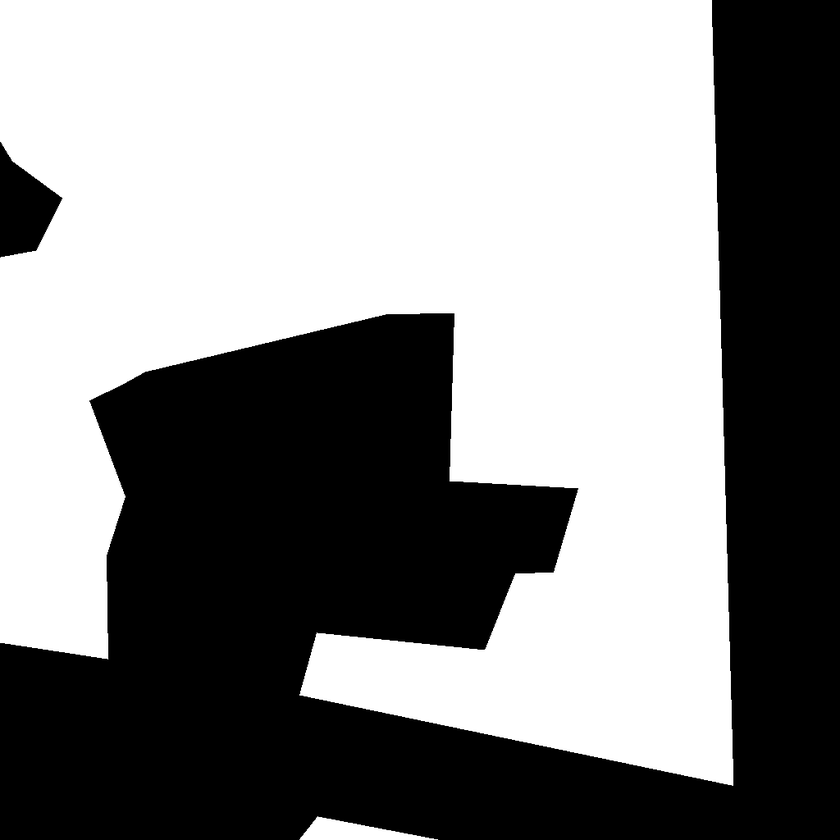
#> input picture datasets/binary_agriculture/3050_mask.png, 840 x 840 px, shrunk from 1024 x 1024 before the run
$ python slit.py
#> lines starting #> are read from the running program, lines starting #| are printed output that depends on the picture; after the words box and inside, x2 and y2 are one past the last pixel; in counts of white or black regions, pixels touching at a corner belong together
import cv2
import numpy as np
import os

def split_mask_areas(mask_path, output_folder="split_masks"):
    """
    Memisahkan setiap area (kontur) dalam mask menjadi gambar tersendiri.

    :param mask_path: Path ke gambar mask biner
    :param output_folder: Folder untuk menyimpan hasil split mask
    """
#> called with mask_path = '3050_mask.png', output_folder = 'split_masks'
    # Buat folder output jika belum ada
    os.makedirs(output_folder, exist_ok=True)

    # Baca mask dalam mode grayscale
    mask = cv2.imread(mask_path, cv2.IMREAD_GRAYSCALE)
#> mask is the input picture: shape (840, 840); min 0, max 255, mean 139.8

    # Binarisasi gambar (pastikan hanya 0 dan 255)
    _, binary_mask = cv2.threshold(mask, 128, 255, cv2.THRESH_BINARY)
#> binary_mask: shape (840, 840); 54.8% white; 2 black regions

    # Temukan kontur
    contours, _ = cv2.findContours(binary_mask, cv2.RETR_EXTERNAL, cv2.CHAIN_APPROX_SIMPLE)
#> contours = 2 contours; box (x1, y1, x2, y2) and area: (0, 0, 733, 786) 383084, (300, 816, 438, 840) 1516

    # Loop untuk setiap area yang ditemukan
    for idx, contour in enumerate(contours):
        # Buat mask kosong untuk setiap area
        area_mask = np.zeros_like(mask)

        # Gambar area pada mask kosong
        cv2.drawContours(area_mask, [contour], -1, 255, thickness=cv2.FILLED)

        # Simpan hasil sebagai gambar baru
        output_path = os.path.join(output_folder, f"mask_area_{idx}.png")
        cv2.imwrite(output_path, area_mask)
        print(f"Saved: {output_path}")
#> this loop made 2 passes
#| Saved: split_masks/mask_area_0.png
#| Saved: split_masks/mask_area_1.png
#> pass 1, in split_mask_areas, `cv2.imwrite(output_path, area_mask)`:
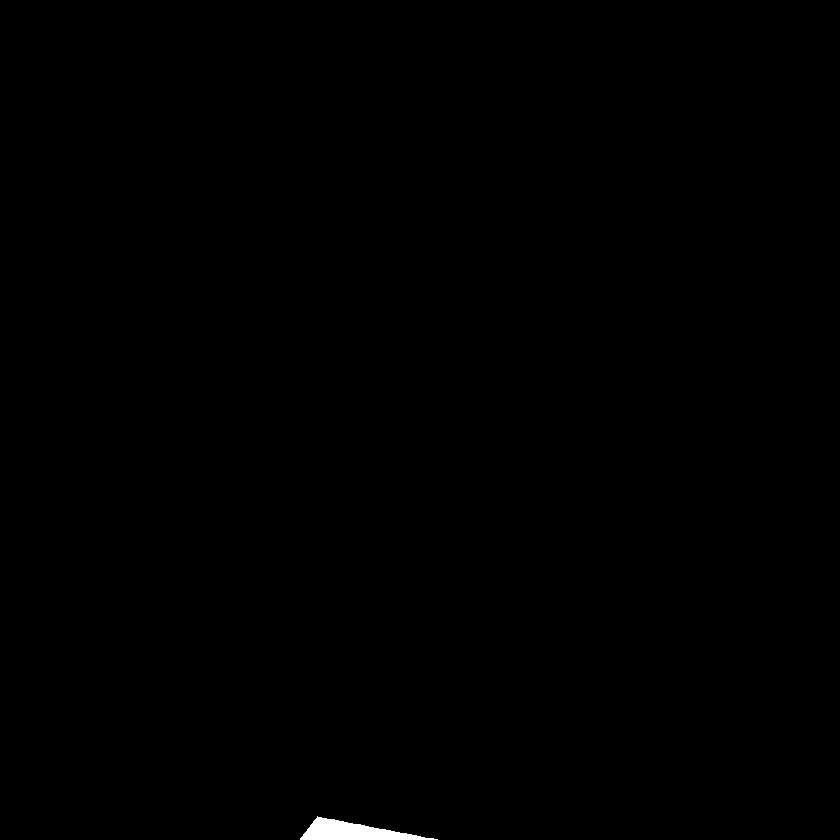
#> saved as mask_area_0.png: shape (840, 840); 0.23% white; 1 white region, box (x1, y1, x2, y2) and area: (300, 816, 438, 840) 1657
#> pass 2, in split_mask_areas, `cv2.imwrite(output_path, area_mask)`:
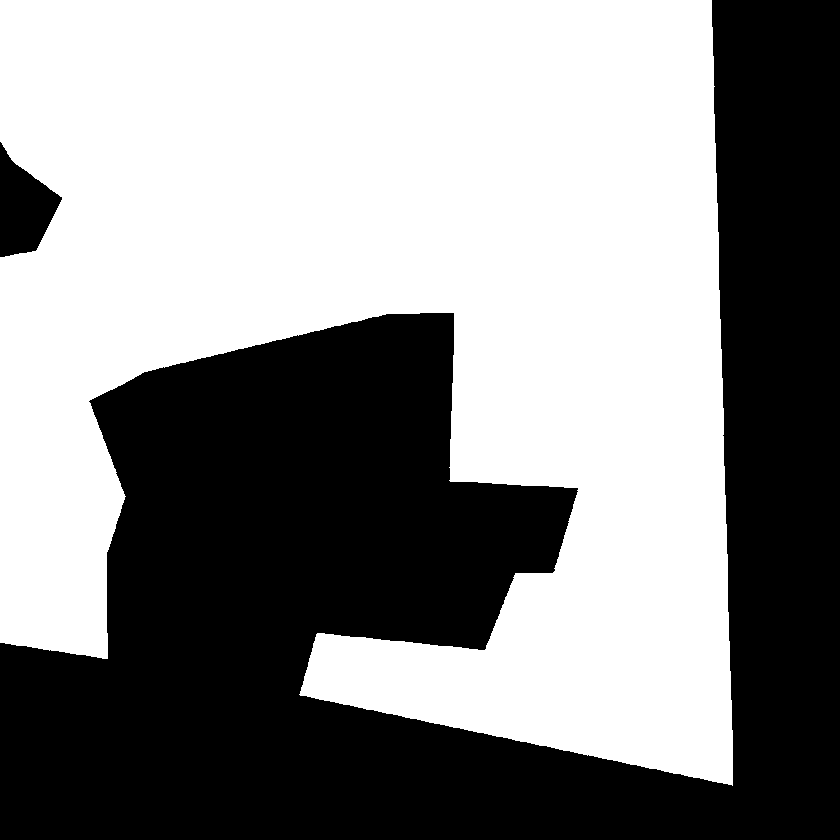
#> saved as mask_area_1.png: shape (840, 840); 54.6% white; 2 black regions, box (x1, y1, x2, y2) and area: (0, 0, 840, 840) 316268, (0, 142, 62, 257) 4214

    print("Semua area telah dipisahkan dan disimpan!")

# Contoh penggunaan
mask_image_path = "3050_mask.png"  # Ganti dengan path mask yang benar
split_mask_areas(mask_image_path)
